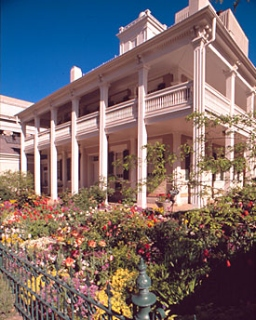
%> input picture building1.jpg, 256 x 320 px
$ octave ColorConstancyDemo.m   (GNU Octave 9; MATLAB toolbox functions it lacks are replaced by stand-ins)
%> lines starting %> are read from the running program, lines starting %| are printed output that depends on the picture; in (x1, y1, x2, y2) boxes, pixels count from 0 and x2, y2 are one past the last pixel; in counts of white or black regions, pixels touching at a corner belong together; the program's own positions count from 1
### dilation33.m
function out = dilation33(in)

hh=size(in,1);
%> hh = 320
ll=size(in,2);
%> ll = 256
out = zeros(hh,ll,3);
out(:,:,1)=[in(2:hh,:); in(hh,:)];
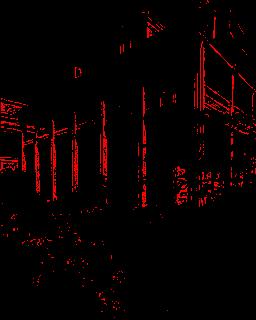
%> out: size 320x256x3 double; mean R, G, B 0.0358, 0, 0
out(:,:,2)=in;
out(:,:,3)=[in(1,:); in(1:hh-1,:)];
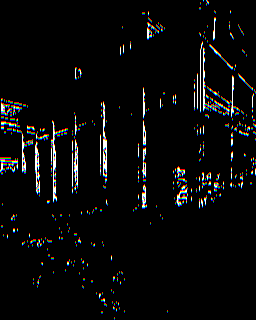
%> out: size 320x256x3 double; mean R, G, B 0.0358, 0.0358, 0.0358
out2=max(out,[],3);
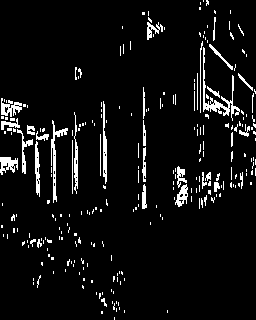
%> out2: size 320x256 double; values 0 (black) and 1 (white), 6.2% white in thin lines or dots
out(:,:,1)=[out2(:,2:ll), out2(:,ll)];
out(:,:,2)=out2;
out(:,:,3)=[out2(:,1), out2(:,1:ll-1)];
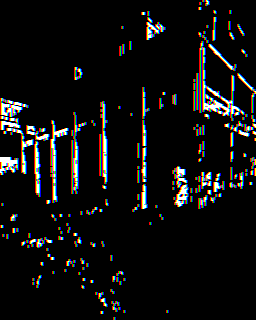
%> out: size 320x256x3 double; mean R, G, B 0.0623, 0.0621, 0.0619
out=max(out,[],3);
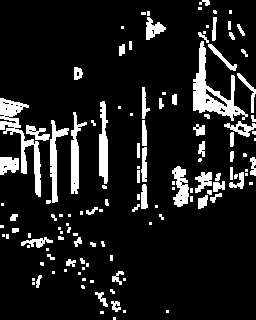
%> out: size 320x256 double; values 0 (black) and 1 (white), 11.8% white; 128 white regions (66 under 20 px), largest, box (x1, y1, x2, y2) and area: (193, 41, 248, 121) 1317, (0, 98, 41, 197) 1141, (71, 112, 87, 194) 560

### general_cc_truncated.m
% general_cc_truncated: estimates the light source of an input_image.
%
% Depending on the first three parameters after the input image the estimation
% is equal to Grey-Wolrd, Max-RGB, general Grey-World,Shades-of-Gray or Grey-Edge algorithm.
% Depending on the fourth parameter the estimation is switched between full
% and truncated filter kernels.
%
% SYNOPSIS:
%    [white_R ,white_G ,white_B, output_data] = general_cc(input_data,njet,mink_norm,sigma,trunc_level,mask_im)
%
% INPUT :
%   input_data    : color input image (NxMx3)
%	njet          : the order of differentiation (range from 0-2).
%	mink_norm     : minkowski norm used (if mink_norm==-1 then the max
%                   operation is applied which is equal to minkowski_norm=infinity).
%   trunc_level   : the truncation level. The filter size is
%                   trunc_level*2+1 (if trunc_level==-1 no truncation is
%                   used).
%   mask_im       : binary images with zeros on image positions which
%                   should be considered for illuminant estimation.
% OUTPUT:
%   [white_R,white_G,white_B]           : illuminant color estimation
%   output_data                         : color corrected image

% REFERENCE :
%
% S. Bianco, M. Buzzelli
% "Truncated Edge-Based Color Constancy"
% IEEE International Conference on Consumer Electronics (ICCE-Berlin 2022).
%
% The paper includes references to other Color Constancy algorithms
% included in general_cc_truncated.m such as Grey-World, max-RGB,
% Shades-of-Gray, and Edge-based color constancy.
% The code extends the work of J. van de Weijer, Th. Gevers, A. Gijsenij
% "Edge-Based Color Constancy", IEEE Trans. Image Processing, 2007.

function [white_R ,white_G ,white_B,output_data] = general_cc_truncated(input_data,njet,mink_norm,sigma,trunc_level,mask_im)

if(nargin<2), njet=0; end
if(nargin<3), mink_norm=1; end
if(nargin<4), sigma=1; end
if(nargin<5), trunc_level=1; end
if(nargin<6), mask_im=zeros(size(input_data,1),size(input_data,2)); end


% remove all saturated points
saturation_threshold = 255;
mask_im2 = mask_im + (dilation33(double(max(input_data,[],3)>=saturation_threshold)));
mask_im2=double(mask_im2==0);
%> the run ends on the next line
mask_im2=set_border(mask_im2,sigma+1,0);
% the mask_im2 contains pixels higher saturation_threshold and which are
% not included in mask_im.

output_data=input_data;

if(njet==0)
   if(sigma~=0)
     for ii=1:3
        input_data(:,:,ii)=gDer_truncated(input_data(:,:,ii),sigma,0,0,trunc_level);
     end
   end
end

if(njet>0)
    [Rx,Gx,Bx]=norm_derivative_truncated(input_data, sigma, njet,trunc_level);

    input_data(:,:,1)=Rx;
    input_data(:,:,2)=Gx;
    input_data(:,:,3)=Bx;
end

input_data=abs(input_data);

if(mink_norm~=-1)          % minkowski norm = (1,infinity >
    kleur=power(input_data,mink_norm);

    white_R = power(sum(sum(kleur(:,:,1).*mask_im2)),1/mink_norm);
    white_G = power(sum(sum(kleur(:,:,2).*mask_im2)),1/mink_norm);
    white_B = power(sum(sum(kleur(:,:,3).*mask_im2)),1/mink_norm);

    som=sqrt(white_R^2+white_G^2+white_B^2);

    white_R=white_R/som;
    white_G=white_G/som;
    white_B=white_B/som;
else                    %minkowski-norm is infinit: Max-algorithm
    R=input_data(:,:,1);
    G=input_data(:,:,2);
    B=input_data(:,:,3);

    white_R=max(R(:).*mask_im2(:));
    white_G=max(G(:).*mask_im2(:));
    white_B=max(B(:).*mask_im2(:));

    som=sqrt(white_R^2+white_G^2+white_B^2);

    white_R=white_R/som;
    white_G=white_G/som;
    white_B=white_B/som;
end
output_data(:,:,1)=output_data(:,:,1)/(white_R*sqrt(3));
output_data(:,:,2)=output_data(:,:,2)/(white_G*sqrt(3));
output_data(:,:,3)=output_data(:,:,3)/(white_B*sqrt(3));

### ColorConstancyDemo.m
% This demo shows examples of illuminant estimation using the truncated edge-based color constancy code.
% It showsh how it can run:
% - Grey-World
% - Shades of Gray
% - max-RGB
% - general Grey World
% - 1st order Grey-Edge
% - 2nd order Grey-Edge
%
% REFERENCE :
%
% S. Bianco, M. Buzzelli
% "Truncated Edge-Based Color Constancy"
% IEEE International Conference on Consumer Electronics (ICCE-Berlin 2022).


% some example images
input_im=double(imread('building1.jpg'));
%input_im=double(imread('cow2.jpg'));
%input_im=double(imread('dog3.jpg'));

figure(1);imshow(uint8(input_im));
title('input image');

% Grey-World
[wR,wG,wB,out1]=general_cc_truncated(input_im,0,1,0,-1);

$ run again, with cow2.jpg copied over building1.jpg
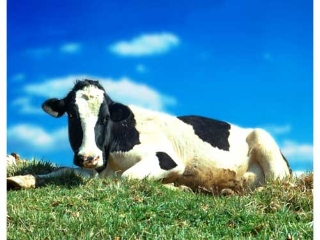
%> input picture cow2.jpg, 320 x 240 px
%> in dilation33, `out2=max(out,[],3);`:
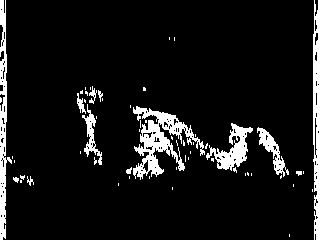
%> out2: size 240x320 double; values 0 (black) and 1 (white), 8.7% white; 58 white regions (45 under 20 px), largest, box (x1, y1, x2, y2) and area: (133, 106, 205, 180) 1896, (313, 0, 320, 240) 1339, (0, 0, 12, 240) 1257
%> in dilation33, `out=max(out,[],3);`:
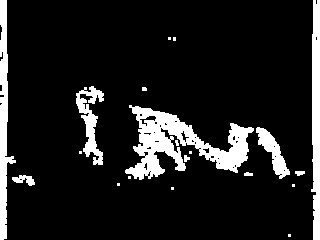
%> out: size 240x320 double; values 0 (black) and 1 (white), 12.1% white; 20 white regions (11 under 20 px), largest, box (x1, y1, x2, y2) and area: (125, 105, 254, 180) 3869, (311, 0, 320, 240) 1775, (0, 0, 16, 240) 1719
